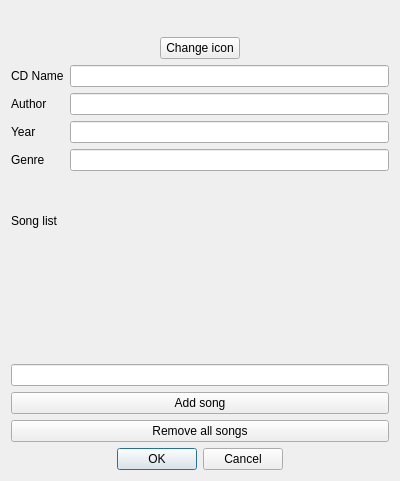
<?xml version="1.0" encoding="UTF-8"?>
<ui version="4.0">
 <class>Dialog</class>
 <widget class="QDialog" name="Dialog">
  <property name="geometry">
   <rect>
    <x>0</x>
    <y>0</y>
    <width>400</width>
    <height>481</height>
   </rect>
  </property>
  <property name="windowTitle">
   <string>Dialog</string>
  </property>
  <layout class="QVBoxLayout" name="verticalLayout">
   <item>
    <layout class="QVBoxLayout" name="verticalLayout_2">
     <item>
      <layout class="QHBoxLayout" name="horizontalLayout_2">
       <item>
        <layout class="QGridLayout" name="gridLayout">
         <item row="1" column="2">
          <spacer name="horizontalSpacer">
           <property name="orientation">
            <enum>Qt::Horizontal</enum>
           </property>
           <property name="sizeHint" stdset="0">
            <size>
             <width>40</width>
             <height>20</height>
            </size>
           </property>
          </spacer>
         </item>
         <item row="2" column="1">
          <widget class="QPushButton" name="changeImageButton">
           <property name="text">
            <string>Change icon</string>
           </property>
          </widget>
         </item>
         <item row="1" column="1">
          <widget class="QLabel" name="thumbImage">
           <property name="maximumSize">
            <size>
             <width>128</width>
             <height>128</height>
            </size>
           </property>
           <property name="text">
            <string/>
           </property>
           <property name="pixmap">
            <pixmap resource="resources.qrc">:/images/none.png</pixmap>
           </property>
           <property name="scaledContents">
            <bool>true</bool>
           </property>
          </widget>
         </item>
         <item row="1" column="0">
          <spacer name="horizontalSpacer_2">
           <property name="orientation">
            <enum>Qt::Horizontal</enum>
           </property>
           <property name="sizeHint" stdset="0">
            <size>
             <width>40</width>
             <height>20</height>
            </size>
           </property>
          </spacer>
         </item>
        </layout>
       </item>
      </layout>
     </item>
     <item>
      <layout class="QHBoxLayout" name="horizontalLayout">
       <item>
        <layout class="QFormLayout" name="addHere">
         <item row="0" column="0">
          <widget class="QLabel" name="dialogNameNOT">
           <property name="text">
            <string>CD Name</string>
           </property>
          </widget>
         </item>
         <item row="0" column="1">
          <widget class="QLineEdit" name="dialogCdName"/>
         </item>
         <item row="1" column="1">
          <widget class="QLineEdit" name="dialogAutor"/>
         </item>
         <item row="2" column="0">
          <widget class="QLabel" name="dialogYearNOT">
           <property name="text">
            <string>Year</string>
           </property>
          </widget>
         </item>
         <item row="2" column="1">
          <widget class="QLineEdit" name="dialogYear"/>
         </item>
         <item row="3" column="0">
          <widget class="QLabel" name="dialogGenreNOT">
           <property name="text">
            <string>Genre</string>
           </property>
          </widget>
         </item>
         <item row="3" column="1">
          <widget class="QLineEdit" name="dialogGenre"/>
         </item>
         <item row="1" column="0">
          <widget class="QLabel" name="dialogAutorNOT">
           <property name="text">
            <string>Author</string>
           </property>
          </widget>
         </item>
        </layout>
       </item>
      </layout>
     </item>
    </layout>
   </item>
   <item>
    <widget class="QLabel" name="songListNOT">
     <property name="text">
      <string>Song list</string>
     </property>
    </widget>
   </item>
   <item>
    <widget class="QLabel" name="songListLabel">
     <property name="text">
      <string/>
     </property>
    </widget>
   </item>
   <item>
    <widget class="QLineEdit" name="dialogAddSong"/>
   </item>
   <item>
    <widget class="QPushButton" name="addLineButton">
     <property name="text">
      <string>Add song</string>
     </property>
    </widget>
   </item>
   <item>
    <widget class="QPushButton" name="removeLineButton">
     <property name="text">
      <string>Remove all songs</string>
     </property>
    </widget>
   </item>
   <item>
    <widget class="QDialogButtonBox" name="buttonBox">
     <property name="orientation">
      <enum>Qt::Horizontal</enum>
     </property>
     <property name="standardButtons">
      <set>QDialogButtonBox::Cancel|QDialogButtonBox::Ok</set>
     </property>
     <property name="centerButtons">
      <bool>true</bool>
     </property>
    </widget>
   </item>
  </layout>
 </widget>
 <resources>
  <include location="resources.qrc"/>
 </resources>
 <connections>
  <connection>
   <sender>buttonBox</sender>
   <signal>accepted()</signal>
   <receiver>Dialog</receiver>
   <slot>accept()</slot>
   <hints>
    <hint type="sourcelabel">
     <x>248</x>
     <y>254</y>
    </hint>
    <hint type="destinationlabel">
     <x>157</x>
     <y>274</y>
    </hint>
   </hints>
  </connection>
  <connection>
   <sender>buttonBox</sender>
   <signal>rejected()</signal>
   <receiver>Dialog</receiver>
   <slot>reject()</slot>
   <hints>
    <hint type="sourcelabel">
     <x>316</x>
     <y>260</y>
    </hint>
    <hint type="destinationlabel">
     <x>286</x>
     <y>274</y>
    </hint>
   </hints>
  </connection>
 </connections>
</ui>
